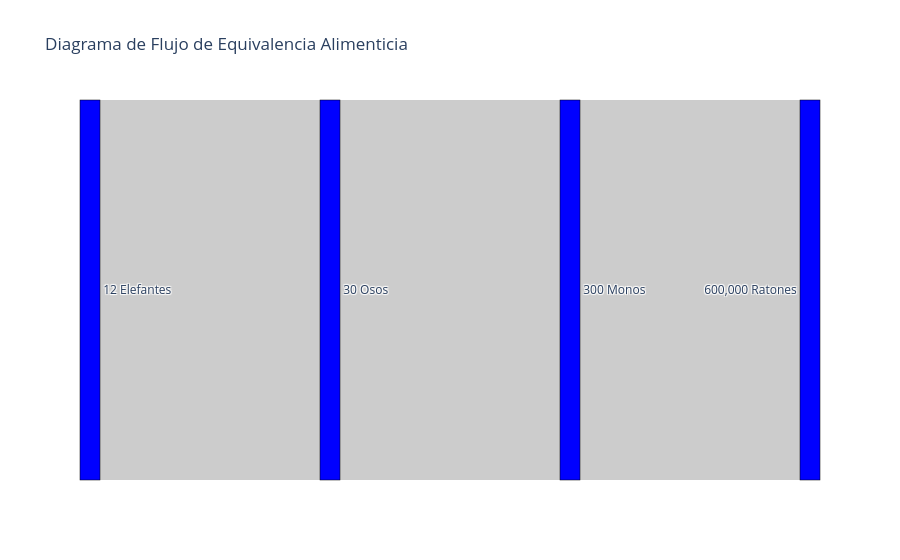

Source (notebook cell):
### Markdown cell above
# Visualización Interactiva con Plotly

```python

### Code cell
import plotly.graph_objects as go

fig = go.Figure(data=[go.Sankey(
    node = dict(
      pad = 15,
      thickness = 20,
      line = dict(color = "black", width = 0.5),
      label = ["12 Elefantes", "30 Osos", "300 Monos", "600,000 Ratones"],
      color = "blue"
    ),
    link = dict(
      source = [0, 1, 2], 
      target = [1, 2, 3],
      value = [12, 12, 12] # Flujo constante de equivalencia
  ))])

fig.update_layout(title_text="Diagrama de Flujo de Equivalencia Alimenticia", font_size=12)
fig.show()
fig.write_image(r"C:\Users\marco\Downloads\diagrama_flujo_equivalencia.jpeg")

### Figure 1 — Plotly figure (JSON) as saved in the notebook; plotly's stock layout.template omitted (floating-point values rounded to 4 significant figures)
{"data": [{"link": {"source": [0, 1, 2], "target": [1, 2, 3], "value": [12, 12, 12]}, "node": {"color": "blue", "label": ["12 Elefantes", "30 Osos", "300 Monos", "600,000 Ratones"], "line": {"color": "black", "width": 0.5}, "pad": 15, "thickness": 20}, "type": "sankey"}], "layout": {"font": {"size": 12}, "title": {"text": "Diagrama de Flujo de Equivalencia Alimenticia"}}}
